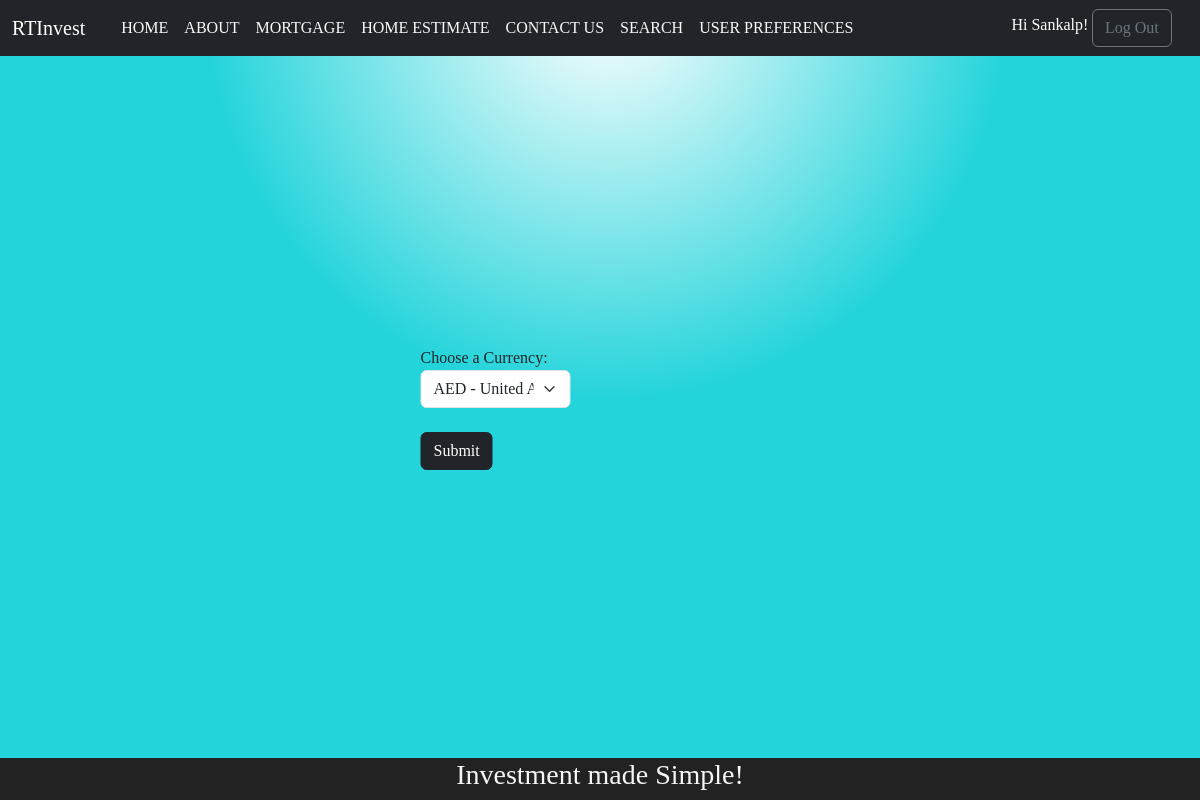
/prefrence/ (signed in), run on an earlier commit of the app's database.
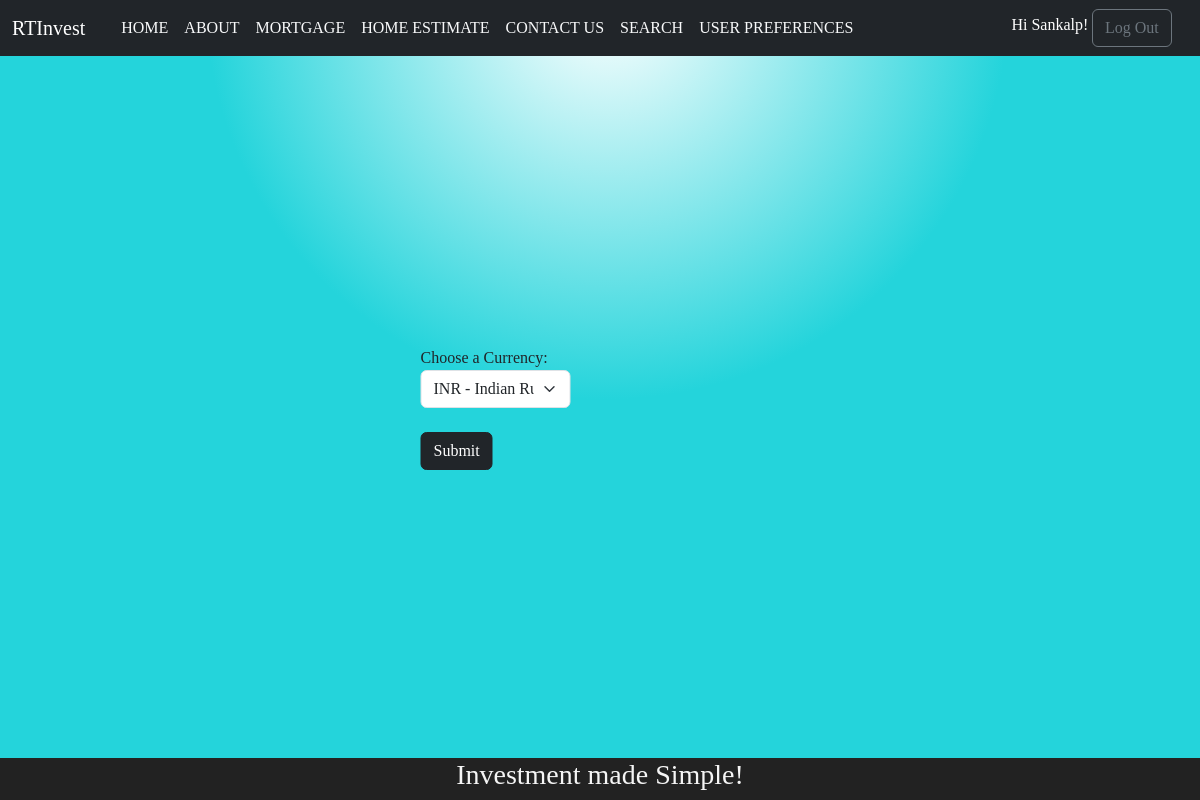
And on a later commit of the database.
### UserPrefrences/models.py (models this page shows, shortened)
class UserPref(models.Model):
    user= models.OneToOneField(to=User, on_delete=models.CASCADE)
    currency= models.CharField(max_length=255, blank=True, null=True)

### UserPrefrences/views.py (the view, shortened to what this page needs)
# urls.py: path("", views.index,  name="prefrences")
def index(request):
    exists=UserPref.objects.filter(user=request.user).exists()
    pref=None
    if exists:
        pref=UserPref.objects.get(user=request.user)
    d=json.load(open(r"UserPrefrences/currencies.json"))
    l=[]
    for cur, value in d.items():
        l.append((cur, value))
    return render(request, "preferences/index.html", {"c": l, "user_pref":pref})

### templates/preferences/index.html (shortened to what this page needs)
{% extends 'master.html' %}
{% block content %}
<div style="position: absolute; top: 50%; left: 50%; transform: translate(-50%, -50%);">
<div class="container mt-3">
    <form action="{% url 'prefrences' %}" method="post">
    <div class="col-sm-5">
        <label for="Currency">Choose a Currency:</label>
        <select class="form-select" name="Currency" id="Currency">
        {% if user_pref.currency %}
            <option name="Currency" selected value="{{user_pref.currency}}">{{user_pref.currency}}</option>
        {% endif %}
            {% for cur,value in c %}
        <option value="{{cur}} - {{value}}">{{cur}} - {{value}}</option>
        <br>
        {% endfor %}
        </select>
        <br>
        <div class="col-sm-1">
            <button class="btn btn-dark">Submit </button>
          </div>
      </div>
    </form>
    </div>
</div>
{% endblock %}

What changed in the data, as far as the page shows it:
added UserPref: Currency "INR - Indian Rupee"
Also different on the page:
form field Currency: "AED - United Arab Emirates Dirham" → (not shown)
